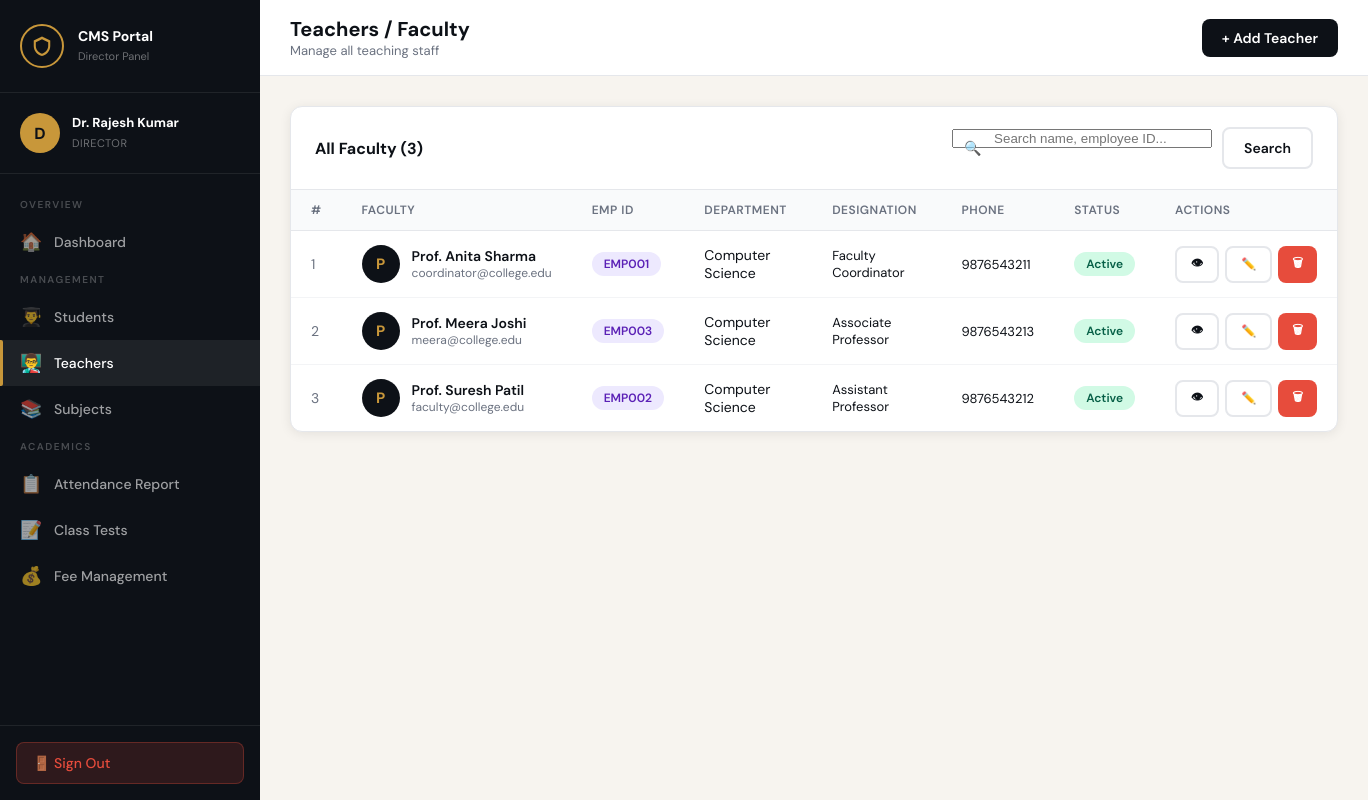
The page /teachers/list.php (signed in) on the database its author committed.
### tables this page shows
CREATE TABLE teachers (
    id INT AUTO_INCREMENT PRIMARY KEY,
    user_id INT UNIQUE,
    employee_id VARCHAR(30) UNIQUE NOT NULL,
    department_id INT,
    designation VARCHAR(100),
    qualification VARCHAR(100),
    joining_date DATE,
    FOREIGN KEY (user_id) REFERENCES users(id) ON DELETE CASCADE,
    FOREIGN KEY (department_id) REFERENCES departments(id) ON DELETE SET NULL
);

CREATE TABLE users (
    id INT AUTO_INCREMENT PRIMARY KEY,
    name VARCHAR(100) NOT NULL,
    email VARCHAR(100) UNIQUE NOT NULL,
    password VARCHAR(255) NOT NULL,
    role ENUM('director','coordinator','faculty','student') NOT NULL,
    profile_pic VARCHAR(255) DEFAULT 'default.png',
    phone VARCHAR(15),
    address TEXT,
    is_active TINYINT(1) DEFAULT 1,
    created_at TIMESTAMP DEFAULT CURRENT_TIMESTAMP
);

CREATE TABLE departments (
    id INT AUTO_INCREMENT PRIMARY KEY,
    name VARCHAR(100) NOT NULL,
    code VARCHAR(20) UNIQUE NOT NULL,
    created_at TIMESTAMP DEFAULT CURRENT_TIMESTAMP
);

### teachers/list.php (the view, shortened to what this page needs)
<?php
require_once __DIR__ . '/../auth/session.php';
$search = isset($_GET['search']) ? sanitize($conn, $_GET['search']) : '';
$where  = $search ? "AND (u.name LIKE '%$search%' OR t.employee_id LIKE '%$search%' OR u.email LIKE '%$search%')" : '';
$teachers = $conn->query("
    SELECT t.*, u.name, u.email, u.phone, u.is_active,
           d.name as dept_name
    FROM teachers t
    JOIN users u ON t.user_id=u.id
    LEFT JOIN departments d ON t.department_id=d.id
    WHERE 1=1 $where
    ORDER BY u.name ASC
");
include __DIR__ . '/../includes/header.php';
?>
<div class="main">
  <div class="topbar">
    <div class="topbar-title"><h2>Teachers / Faculty</h2><p>Manage all teaching staff</p></div>
    <div class="topbar-right">
      <a href="add.php" class="btn btn-primary">+ Add Teacher</a>
    </div>
  </div>
  <div class="content">
    <div class="table-card">
      <div class="table-card-header">
        <h3>All Faculty (<?= $teachers ? $teachers->num_rows : 0 ?>)</h3>
        <form method="GET" style="display:flex;gap:10px">
          <div class="search-box">
            <input type="text" name="search" placeholder="Search name, employee ID..." value="<?= htmlspecialchars($search) ?>" style="min-width:260px">
          </div>
          <button type="submit" class="btn btn-outline">Search</button>
        </form>
      </div>
      <div class="table-responsive">
        <table>
          <thead>
            <tr><th>#</th><th>Faculty</th><th>Emp ID</th><th>Department</th><th>Designation</th><th>Phone</th><th>Status</th><th>Actions</th></tr>
          </thead>
          <tbody>
          <?php if($teachers && $teachers->num_rows > 0): $i=1; while($t=$teachers->fetch_assoc()): ?>
            <tr>
              <td style="color:#6b7280"><?= $i++ ?></td>
              <td>
                <div style="display:flex;align-items:center;gap:12px">
                  <div style="width:38px;height:38px;border-radius:50%;background:var(--ink);color:var(--gold);display:flex;align-items:center;justify-content:center;font-weight:700;font-size:15px;flex-shrink:0">
                    <?= strtoupper(substr($t['name'],0,1)) ?>
                  </div>
                  <div>
                    <div style="font-weight:600"><?= htmlspecialchars($t['name']) ?></div>
                    <div style="font-size:12px;color:#6b7280"><?= htmlspecialchars($t['email']) ?></div>
                  </div>
                </div>
              </td>
              <td><span class="badge badge-purple"><?= htmlspecialchars($t['employee_id']) ?></span></td>
              <td><?= htmlspecialchars($t['dept_name'] ?? '—') ?></td>
              <td style="font-size:13px"><?= htmlspecialchars($t['designation'] ?? '—') ?></td>
              <td style="font-size:13px"><?= htmlspecialchars($t['phone'] ?? '—') ?></td>
              <td><span class="badge <?= $t['is_active']?'badge-green':'badge-red' ?>"><?= $t['is_active']?'Active':'Inactive' ?></span></td>
              <td>
                <div style="display:flex;gap:6px">
                  <a href="view.php?id=<?= $t['id'] ?>" class="btn btn-sm btn-outline" title="View">👁</a>
                  <a href="edit.php?id=<?= $t['id'] ?>" class="btn btn-sm btn-outline" title="Edit">✏️</a>
                  <a href="delete.php?id=<?= $t['id'] ?>" class="btn btn-sm btn-red" onclick="return confirm('Delete this teacher? This cannot be undone.')" title="Delete">🗑</a>
                </div>
              </td>
            </tr>
          <?php endwhile; else: ?>
            <tr><td colspan="8" style="text-align:center;padding:40px;color:#6b7280">No teachers found</td></tr>
          <?php endif; ?>
          </tbody>
        </table>
      </div>
    </div>
  </div>
</div>
<?php include __DIR__ . '/../includes/footer.php'; ?>

### assets/css/style.css (style rules this page uses)
:root { --ink: #0d1117; --ink2: #1a2236; --gold: #c8973a; --gold-light: #e8c87a; --paper: #f7f4ef; --cream: #ede9e0; --sidebar-w: 260px; --red: #e74c3c; --green: #27ae60; --blue: #2980b9; --purple: #8e44ad; --orange: #e67e22; --gray: #6b7280; --border: #e5e7eb; --card-shadow: 0 2px 12px rgba(0,0,0,0.08); --radius: 12px; }
* { margin: 0; padding: 0; box-sizing: border-box; }
body { font-family: 'DM Sans', sans-serif; background: var(--paper); color: var(--ink); min-height: 100vh; display: flex; }
.main { margin-left: var(--sidebar-w); flex: 1; min-height: 100vh; display: flex; flex-direction: column; }
.topbar { background: #fff; border-bottom: 1px solid var(--border); padding: 16px 30px; display: flex; align-items: center; justify-content: space-between; position: sticky; top: 0; z-index: 50; }
.topbar-title h2 { font-size: 20px; font-weight: 700; color: var(--ink); }
.topbar-title p { font-size: 13px; color: var(--gray); }
.topbar-right { display: flex; align-items: center; gap: 16px; }
.content { padding: 30px; flex: 1; }
.table-card { background: #fff; border-radius: var(--radius); box-shadow: var(--card-shadow); border: 1px solid var(--border); overflow: hidden; margin-bottom: 24px; }
.table-card-header { padding: 20px 24px; border-bottom: 1px solid var(--border); display: flex; align-items: center; justify-content: space-between; }
.table-card-header h3 { font-size: 16px; font-weight: 700; }
.table-responsive { overflow-x: auto; }
table { width: 100%; border-collapse: collapse; }
thead { background: #f9fafb; }
th { padding: 12px 20px; text-align: left; font-size: 12px; text-transform: uppercase; letter-spacing: 0.5px; color: var(--gray); font-weight: 600; border-bottom: 1px solid var(--border); }
td { padding: 14px 20px; font-size: 14px; border-bottom: 1px solid #f3f4f6; vertical-align: middle; }
tr:last-child td { border-bottom: none; }
.badge { display: inline-block; padding: 4px 12px; border-radius: 30px; font-size: 12px; font-weight: 600; }
.badge-green { background: #d1fae5; color: #065f46; }
.badge-purple { background: #ede9fe; color: #5b21b6; }
.btn { display: inline-flex; align-items: center; gap: 8px; padding: 10px 20px; border-radius: 8px; font-size: 14px; font-weight: 600; cursor: pointer; transition: all 0.2s; border: none; text-decoration: none; font-family: 'DM Sans', sans-serif; }
.btn-primary { background: var(--ink); color: #fff; }
.btn-red { background: var(--red); color: #fff; }
.btn-outline { background: transparent; border: 2px solid var(--border); color: var(--ink); }
.btn-sm { padding: 6px 14px; font-size: 12px; }
.search-box { position: relative; }
.search-box input { padding-left: 40px; min-width: 240px; }
.search-box::before { content: '🔍'; position: absolute; left: 12px; top: 50%; transform: translateY(-50%); font-size: 14px; }

### rows shown on the page
teachers: user.name "P", user.name "Prof. Anita Sharma", user.email "coordinator@college.edu", employee "EMP001", department.name "Computer Science", designation "Faculty Coordinator", user.phone "9876543211"
teachers: user.name "P", user.name "Prof. Meera Joshi", user.email "meera@college.edu", employee "EMP003", department.name "Computer Science", designation "Associate Professor", user.phone "9876543213"
teachers: user.name "P", user.name "Prof. Suresh Patil", user.email "faculty@college.edu", employee "EMP002", department.name "Computer Science", designation "Assistant Professor", user.phone "9876543212"

### other values the page prints
$initials "D"
$_SESSION['name'] "Dr. Rajesh Kumar"
$icon "🏠 👨‍🎓 👨‍🏫 📚 📋 📝 💰"
$label "Dashboard Students Teachers Subjects Attendance Report Class Tests Fee Management"
$teachers->num_rows "3"
